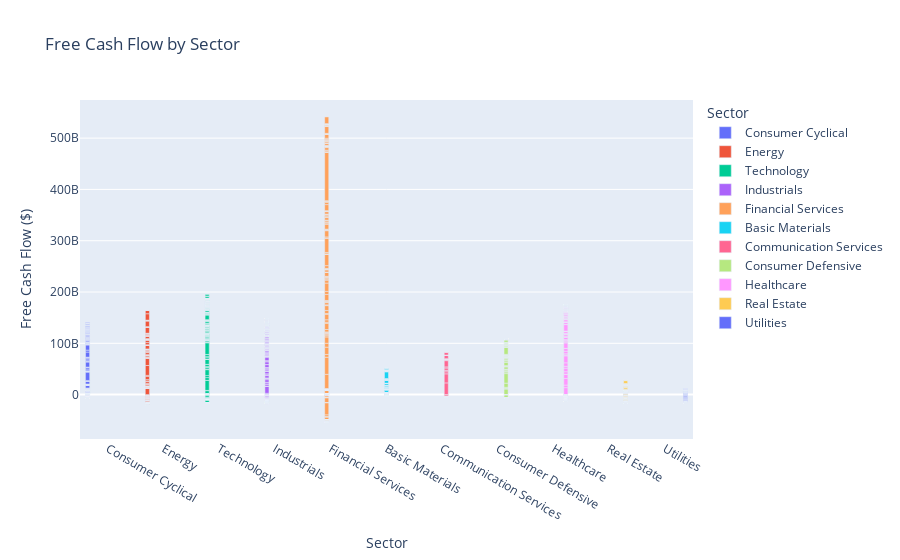

Source (notebook cell):
### Code cell
import plotly.express as px

# Interactive Bar Chart for 'Free Cash Flow' by 'Sector'
fig = px.bar(data, x='Sector', y='Free Cash Flow', color='Sector',
             title='Free Cash Flow by Sector',
             labels={'Free Cash Flow': 'Free Cash Flow ($)', 'Sector': 'Sector'})
fig.update_layout(barmode='group')
fig.show()

### Figure 1 — Plotly figure (JSON) as saved in the notebook; plotly's stock layout.template omitted (floating-point values rounded to 4 significant figures; data arrays with more than 128 entries replaced by an {"elided": "..."} marker saying what was removed)
{"data": [{"alignmentgroup": "True", "hovertemplate": "Sector=%{x}<br>Free Cash Flow ($)=%{y}<extra></extra>", "legendgroup": "Consumer Cyclical", "marker": {"color": "#636efa", "pattern": {"shape": ""}}, "name": "Consumer Cyclical", "offsetgroup": "Consumer Cyclical", "orientation": "v", "showlegend": true, "textposition": "auto", "type": "bar", "x": {"elided": "378 str values"}, "xaxis": "x", "y": {"elided": "378 float values"}, "yaxis": "y"}, {"alignmentgroup": "True", "hovertemplate": "Sector=%{x}<br>Free Cash Flow ($)=%{y}<extra></extra>", "legendgroup": "Energy", "marker": {"color": "#EF553B", "pattern": {"shape": ""}}, "name": "Energy", "offsetgroup": "Energy", "orientation": "v", "showlegend": true, "textposition": "auto", "type": "bar", "x": {"elided": "198 str values"}, "xaxis": "x", "y": {"elided": "198 float values"}, "yaxis": "y"}, {"alignmentgroup": "True", "hovertemplate": "Sector=%{x}<br>Free Cash Flow ($)=%{y}<extra></extra>", "legendgroup": "Technology", "marker": {"color": "#00cc96", "pattern": {"shape": ""}}, "name": "Technology", "offsetgroup": "Technology", "orientation": "v", "showlegend": true, "textposition": "auto", "type": "bar", "x": {"elided": "486 str values"}, "xaxis": "x", "y": {"elided": "486 float values"}, "yaxis": "y"}, {"alignmentgroup": "True", "hovertemplate": "Sector=%{x}<br>Free Cash Flow ($)=%{y}<extra></extra>", "legendgroup": "Industrials", "marker": {"color": "#ab63fa", "pattern": {"shape": ""}}, "name": "Industrials", "offsetgroup": "Industrials", "orientation": "v", "showlegend": true, "textposition": "auto", "type": "bar", "x": {"elided": "433 str values"}, "xaxis": "x", "y": {"elided": "433 float values"}, "yaxis": "y"}, {"alignmentgroup": "True", "hovertemplate": "Sector=%{x}<br>Free Cash Flow ($)=%{y}<extra></extra>", "legendgroup": "Financial Services", "marker": {"color": "#FFA15A", "pattern": {"shape": ""}}, "name": "Financial Services", "offsetgroup": "Financial Services", "orientation": "v", "showlegend": true, "textposition": "auto", "type": "bar", "x": {"elided": "596 str values"}, "xaxis": "x", "y": {"elided": "596 float values"}, "yaxis": "y"}, {"alignmentgroup": "True", "hovertemplate": "Sector=%{x}<br>Free Cash Flow ($)=%{y}<extra></extra>", "legendgroup": "Basic Materials", "marker": {"color": "#19d3f3", "pattern": {"shape": ""}}, "name": "Basic Materials", "offsetgroup": "Basic Materials", "orientation": "v", "showlegend": true, "textposition": "auto", "type": "bar", "x": {"elided": "199 str values"}, "xaxis": "x", "y": {"elided": "199 float values"}, "yaxis": "y"}, {"alignmentgroup": "True", "hovertemplate": "Sector=%{x}<br>Free Cash Flow ($)=%{y}<extra></extra>", "legendgroup": "Communication Services", "marker": {"color": "#FF6692", "pattern": {"shape": ""}}, "name": "Communication Services", "offsetgroup": "Communication Services", "orientation": "v", "showlegend": true, "textposition": "auto", "type": "bar", "x": ["Communication Services", "Communication Services", "Communication Services", "Communication Services", "Communication Services", "Communication Services", "Communication Services", "Communication Services", "Communication Services", "Communication Services", "Communication Services", "Communication Services", "Communication Services", "Communication Services", "Communication Services", "Communication Services", "Communication Services", "Communication Services", "Communication Services", "Communication Services", "Communication Services", "Communication Services", "Communication Services", "Communication Services", "Communication Services", "Communication Services", "Communication Services", "Communication Services", "Communication Services", "Communication Services", "Communication Services", "Communication Services", "Communication Services", "Communication Services", "Communication Services", "Communication Services", "Communication Services", "Communication Services", "Communication Services", "Communication Services", "Communication Services", "Communication Services", "Communication Services", "Communication Services"], "xaxis": "x", "y": [22844000000, 17681000000, 4015000000, -2893011000, -1642000000, 2835100000, 4510100000, -4405000, -8461000, -26301000, 2172000000, 12167364017, 1364923000, -10744000, 700806000, -127681000, -213974000, -11786633, -51464000, -17502000, 96459000, 83984000, 112505000, 18011000, 377000, 107227000, 307600000, 241000000, 4700000, 877037037, 6193342981, -5900000, 139400000.0, 75810000.0, -173000, 26162000, 129006000, 193474000, 197000000, 695000, 40400000, -26331000, 5337807500, 7682000.0], "yaxis": "y"}, {"alignmentgroup": "True", "hovertemplate": "Sector=%{x}<br>Free Cash Flow ($)=%{y}<extra></extra>", "legendgroup": "Consumer Defensive", "marker": {"color": "#B6E880", "pattern": {"shape": ""}}, "name": "Consumer Defensive", "offsetgroup": "Consumer Defensive", "orientation": "v", "showlegend": true, "textposition": "auto", "type": "bar", "x": {"elided": "133 str values"}, "xaxis": "x", "y": {"elided": "133 float values"}, "yaxis": "y"}, {"alignmentgroup": "True", "hovertemplate": "Sector=%{x}<br>Free Cash Flow ($)=%{y}<extra></extra>", "legendgroup": "Healthcare", "marker": {"color": "#FF97FF", "pattern": {"shape": ""}}, "name": "Healthcare", "offsetgroup": "Healthcare", "orientation": "v", "showlegend": true, "textposition": "auto", "type": "bar", "x": {"elided": "361 str values"}, "xaxis": "x", "y": {"elided": "361 float values"}, "yaxis": "y"}, {"alignmentgroup": "True", "hovertemplate": "Sector=%{x}<br>Free Cash Flow ($)=%{y}<extra></extra>", "legendgroup": "Real Estate", "marker": {"color": "#FECB52", "pattern": {"shape": ""}}, "name": "Real Estate", "offsetgroup": "Real Estate", "orientation": "v", "showlegend": true, "textposition": "auto", "type": "bar", "x": {"elided": "175 str values"}, "xaxis": "x", "y": {"elided": "175 int values"}, "yaxis": "y"}, {"alignmentgroup": "True", "hovertemplate": "Sector=%{x}<br>Free Cash Flow ($)=%{y}<extra></extra>", "legendgroup": "Utilities", "marker": {"color": "#636efa", "pattern": {"shape": ""}}, "name": "Utilities", "offsetgroup": "Utilities", "orientation": "v", "showlegend": true, "textposition": "auto", "type": "bar", "x": ["Utilities", "Utilities", "Utilities", "Utilities", "Utilities", "Utilities", "Utilities", "Utilities", "Utilities", "Utilities", "Utilities", "Utilities", "Utilities", "Utilities", "Utilities", "Utilities", "Utilities", "Utilities", "Utilities", "Utilities", "Utilities", "Utilities", "Utilities", "Utilities", "Utilities", "Utilities", "Utilities", "Utilities", "Utilities", "Utilities", "Utilities", "Utilities", "Utilities", "Utilities", "Utilities", "Utilities", "Utilities", "Utilities", "Utilities", "Utilities", "Utilities", "Utilities", "Utilities", "Utilities", "Utilities", "Utilities", "Utilities", "Utilities", "Utilities", "Utilities", "Utilities", "Utilities", "Utilities", "Utilities", "Utilities", "Utilities", "Utilities", "Utilities", "Utilities", "Utilities", "Utilities", "Utilities", "Utilities", "Utilities", "Utilities", "Utilities", "Utilities"], "xaxis": "x", "y": [368000000, 941000000, -1087700000, 989000000, 222000000, -417000000, -1040600000, -1006000000, 485000000, -2203000000, 1050000000, 98000000, -1332000000, -835000000, -1278100000, -371000000, -545469000, 113456000, -1265000000, -999000000, 329800000, -1050000000, -168000000, 377500000, -337000000, 61341000, -272192000, -342929000, -237058000, 1095130000, 230756000, 709200000.0, -287000000, 31287000, -7458000, 113107000, 510900000, -92629000, -33000000, -42800000, -122989000, 181525000, -13919000, 73244000, 401043000, 82000000, 7936000, 58334000, 213773000, 49550000.0, 120700000, -112699000, 38023000, 546000000, -56993000, 104071358, -23900000, 1192741823, -9759933, -5711301, 6520000, -273800000.0, 39096000, -26230000, 891000000, 2882000, -9626536], "yaxis": "y"}], "layout": {"autosize": true, "barmode": "group", "legend": {"title": {"text": "Sector"}, "tracegroupgap": 0}, "title": {"text": "Free Cash Flow by Sector"}, "xaxis": {"anchor": "y", "autorange": true, "categoryarray": ["Consumer Cyclical", "Energy", "Technology", "Industrials", "Financial Services", "Basic Materials", "Communication Services", "Consumer Defensive", "Healthcare", "Real Estate", "Utilities"], "categoryorder": "array", "domain": [0, 1], "range": [-0.5, 10.5], "title": {"text": "Sector"}, "type": "category"}, "yaxis": {"anchor": "x", "autorange": true, "domain": [0, 1], "range": [-86520000000.0, 574300000000.0], "title": {"text": "Free Cash Flow ($)"}, "type": "linear"}}}
